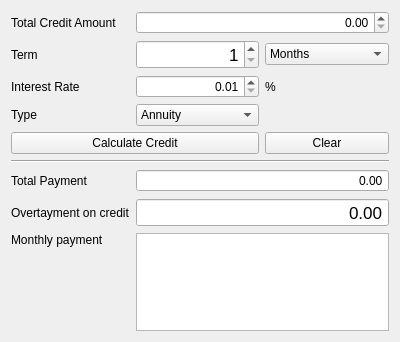
<?xml version="1.0" encoding="UTF-8"?>
<ui version="4.0">
 <class>CreditWindow</class>
 <widget class="QWidget" name="CreditWindow">
  <property name="geometry">
   <rect>
    <x>0</x>
    <y>0</y>
    <width>400</width>
    <height>342</height>
   </rect>
  </property>
  <property name="windowTitle">
   <string>Credit Calculator</string>
  </property>
  <layout class="QGridLayout" name="gridLayout">
   <item row="1" column="0">
    <widget class="QLabel" name="label_Term">
     <property name="text">
      <string>Term</string>
     </property>
    </widget>
   </item>
   <item row="7" column="0">
    <widget class="QLabel" name="label_Overpayment">
     <property name="text">
      <string>Overtayment on credit</string>
     </property>
    </widget>
   </item>
   <item row="8" column="1" colspan="2">
    <widget class="QListWidget" name="listWidget_MonthlyPayment">
     <property name="font">
      <font>
       <pointsize>13</pointsize>
      </font>
     </property>
     <property name="whatsThis">
      <string>&lt;html&gt;&lt;head/&gt;&lt;body&gt;&lt;p align=&quot;right&quot;&gt;&lt;br/&gt;&lt;/p&gt;&lt;/body&gt;&lt;/html&gt;</string>
     </property>
     <property name="layoutDirection">
      <enum>Qt::RightToLeft</enum>
     </property>
     <property name="verticalScrollMode">
      <enum>QAbstractItemView::ScrollPerItem</enum>
     </property>
     <property name="horizontalScrollMode">
      <enum>QAbstractItemView::ScrollPerPixel</enum>
     </property>
    </widget>
   </item>
   <item row="1" column="2">
    <widget class="QComboBox" name="comboBox_Term">
     <item>
      <property name="text">
       <string>Months</string>
      </property>
     </item>
     <item>
      <property name="text">
       <string>Years</string>
      </property>
     </item>
    </widget>
   </item>
   <item row="2" column="0">
    <widget class="QLabel" name="label_InterestRate">
     <property name="text">
      <string>Interest Rate</string>
     </property>
    </widget>
   </item>
   <item row="4" column="2">
    <widget class="QPushButton" name="pushButton_Clear">
     <property name="cursor">
      <cursorShape>PointingHandCursor</cursorShape>
     </property>
     <property name="text">
      <string>Clear</string>
     </property>
    </widget>
   </item>
   <item row="0" column="1" colspan="2">
    <widget class="QDoubleSpinBox" name="doubleSpinBox_TotalCreditAmount">
     <property name="alignment">
      <set>Qt::AlignRight|Qt::AlignTrailing|Qt::AlignVCenter</set>
     </property>
     <property name="accelerated">
      <bool>true</bool>
     </property>
     <property name="showGroupSeparator" stdset="0">
      <bool>true</bool>
     </property>
     <property name="maximum">
      <double>1000000000000000.000000000000000</double>
     </property>
     <property name="stepType">
      <enum>QAbstractSpinBox::AdaptiveDecimalStepType</enum>
     </property>
    </widget>
   </item>
   <item row="2" column="2">
    <widget class="QLabel" name="label_prc">
     <property name="text">
      <string>%</string>
     </property>
    </widget>
   </item>
   <item row="3" column="0">
    <widget class="QLabel" name="label_Type">
     <property name="text">
      <string>Type</string>
     </property>
    </widget>
   </item>
   <item row="3" column="1">
    <widget class="QComboBox" name="comboBox_Type">
     <item>
      <property name="text">
       <string>Annuity</string>
      </property>
     </item>
     <item>
      <property name="text">
       <string>Differentiated</string>
      </property>
     </item>
    </widget>
   </item>
   <item row="6" column="0">
    <widget class="QLabel" name="label_TotalPayment">
     <property name="text">
      <string>Total Payment</string>
     </property>
    </widget>
   </item>
   <item row="2" column="1">
    <widget class="QDoubleSpinBox" name="doubleSpinBox_InterestRate">
     <property name="alignment">
      <set>Qt::AlignRight|Qt::AlignTrailing|Qt::AlignVCenter</set>
     </property>
     <property name="accelerated">
      <bool>true</bool>
     </property>
     <property name="minimum">
      <double>0.010000000000000</double>
     </property>
     <property name="maximum">
      <double>999.990000000000009</double>
     </property>
     <property name="stepType">
      <enum>QAbstractSpinBox::AdaptiveDecimalStepType</enum>
     </property>
    </widget>
   </item>
   <item row="1" column="1">
    <widget class="QSpinBox" name="spinBox_Term">
     <property name="font">
      <font>
       <pointsize>13</pointsize>
      </font>
     </property>
     <property name="alignment">
      <set>Qt::AlignRight|Qt::AlignTrailing|Qt::AlignVCenter</set>
     </property>
     <property name="accelerated">
      <bool>true</bool>
     </property>
     <property name="minimum">
      <number>1</number>
     </property>
     <property name="maximum">
      <number>600</number>
     </property>
     <property name="stepType">
      <enum>QAbstractSpinBox::AdaptiveDecimalStepType</enum>
     </property>
    </widget>
   </item>
   <item row="0" column="0">
    <widget class="QLabel" name="label_TotalCreditAmount">
     <property name="text">
      <string>Total Credit Amount</string>
     </property>
    </widget>
   </item>
   <item row="6" column="1" colspan="2">
    <widget class="QDoubleSpinBox" name="doubleSpinBox_TotalPayment">
     <property name="alignment">
      <set>Qt::AlignRight|Qt::AlignTrailing|Qt::AlignVCenter</set>
     </property>
     <property name="readOnly">
      <bool>true</bool>
     </property>
     <property name="buttonSymbols">
      <enum>QAbstractSpinBox::NoButtons</enum>
     </property>
     <property name="showGroupSeparator" stdset="0">
      <bool>true</bool>
     </property>
     <property name="maximum">
      <double>1000000000000000000.000000000000000</double>
     </property>
    </widget>
   </item>
   <item row="7" column="1" colspan="2">
    <widget class="QDoubleSpinBox" name="doubleSpinBox_Overpayment">
     <property name="font">
      <font>
       <pointsize>13</pointsize>
      </font>
     </property>
     <property name="alignment">
      <set>Qt::AlignRight|Qt::AlignTrailing|Qt::AlignVCenter</set>
     </property>
     <property name="readOnly">
      <bool>true</bool>
     </property>
     <property name="buttonSymbols">
      <enum>QAbstractSpinBox::NoButtons</enum>
     </property>
     <property name="showGroupSeparator" stdset="0">
      <bool>true</bool>
     </property>
     <property name="maximum">
      <double>1000000000000000000.000000000000000</double>
     </property>
    </widget>
   </item>
   <item row="8" column="0" alignment="Qt::AlignTop">
    <widget class="QLabel" name="label_MonthlyPayment">
     <property name="text">
      <string>Monthly payment</string>
     </property>
    </widget>
   </item>
   <item row="4" column="0" colspan="2">
    <widget class="QPushButton" name="pushButton_Calculate">
     <property name="cursor">
      <cursorShape>PointingHandCursor</cursorShape>
     </property>
     <property name="text">
      <string>Calculate Credit</string>
     </property>
    </widget>
   </item>
   <item row="5" column="0" colspan="3">
    <widget class="Line" name="line">
     <property name="orientation">
      <enum>Qt::Horizontal</enum>
     </property>
    </widget>
   </item>
  </layout>
 </widget>
 <tabstops>
  <tabstop>doubleSpinBox_TotalCreditAmount</tabstop>
  <tabstop>spinBox_Term</tabstop>
  <tabstop>comboBox_Term</tabstop>
  <tabstop>doubleSpinBox_InterestRate</tabstop>
  <tabstop>comboBox_Type</tabstop>
  <tabstop>pushButton_Calculate</tabstop>
  <tabstop>pushButton_Clear</tabstop>
  <tabstop>doubleSpinBox_TotalPayment</tabstop>
  <tabstop>doubleSpinBox_Overpayment</tabstop>
  <tabstop>listWidget_MonthlyPayment</tabstop>
 </tabstops>
 <resources/>
 <connections/>
</ui>
